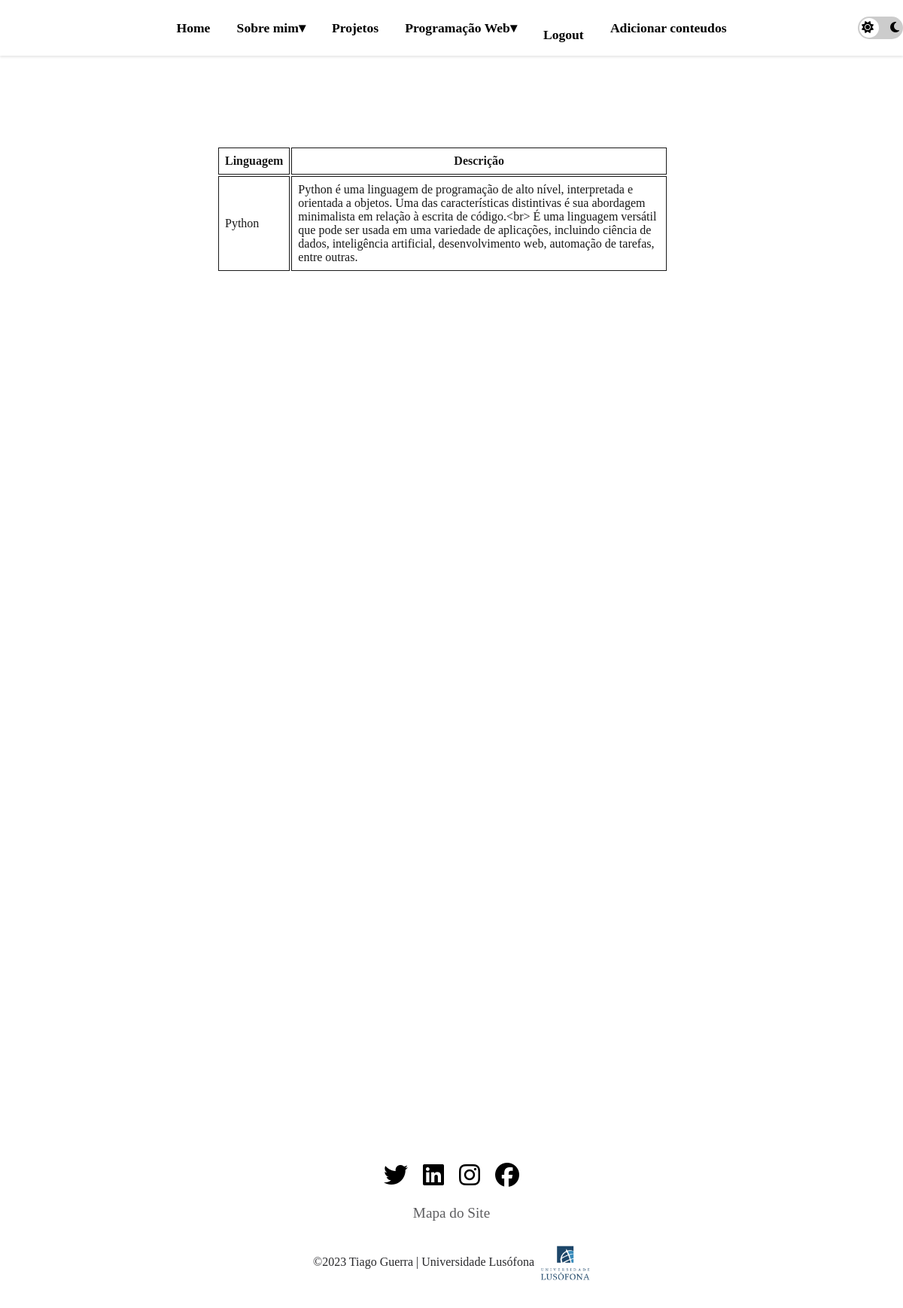
Page /backend (signed in) on the committed database.
### portfolio/models.py (models this page shows, shortened)
class Backend(models.Model):
    nome = models.CharField(max_length=75, blank=True)
    descricao = models.TextField(max_length=2000, blank=True)

### portfolio/views.py (the view)
# urls.py: path('backend', views.backend_page_view, name='backend'),
def backend_page_view(request):
    backend = Backend.objects.all()
    return render(request, 'portfolio/backend.html', {'backend': backend})

### portfolio/templates/portfolio/backend.html (shortened to what this page needs)
{% extends 'portfolio/layout.html' %}
{% load static %}
{% block head %}
<link rel="stylesheet" href="{% static 'css/backend.css' %}">
{% endblock %}
{% block main %}
    <h1>Backend</h1>
    <table class="tabela1ano">
        <thead>
            <tr class="header-tr">
                <th>Linguagem</th>
                <th>Descrição</th>
            </tr>
        </thead>
        <tbody>
            <tr>
                {% for item in backend %}
                  <td>{{ item.nome }}</td>
                  <td>{{ item.descricao }}</td>
                {% endfor %}
            </tr>
        </tbody>
    </table>
{% endblock %}

### portfolio/static/css/geral-light.css (style rules this page uses)
html, body { height: 100%; margin: 0; padding: 0; }
.tabela1ano, .tabela2ano, .tabela3ano { background-color: white; color: black; }

### portfolio/static/css/backend.css (style rules this page uses)
* { padding: 0; margin: 0; }
body { background-image: url('../images/backend.png'); background-position: center; background-repeat: no-repeat; background-size: cover; background-attachment: fixed; text-align: center; color: white; }
h1 { position: absolute; top: 14vh; width: 100%; }
table { display: inline-block; width: 50%; vertical-align: top; margin-right: 2%; margin-top: 15vh; background-color: #28282B; opacity: 0.9; }
th, td { border: 1px solid black; padding: 8px; text-align: left; }
th { text-align: center; }
.header-tr { font-weight: bold; }

### rows in the picture
Backend: nome "Python", descricao "Python é uma linguagem de programação de alto nível, interpretada e orientada a objetos. Uma das características distintivas é sua abordagem minimalista em relação à escrita de código.<br> É uma linguagem versátil que pode ser usada em uma variedade de aplicações, incluindo ciência de dados, inteligência artificial, desenvolvimento web, automação de tarefas, entre outras."
